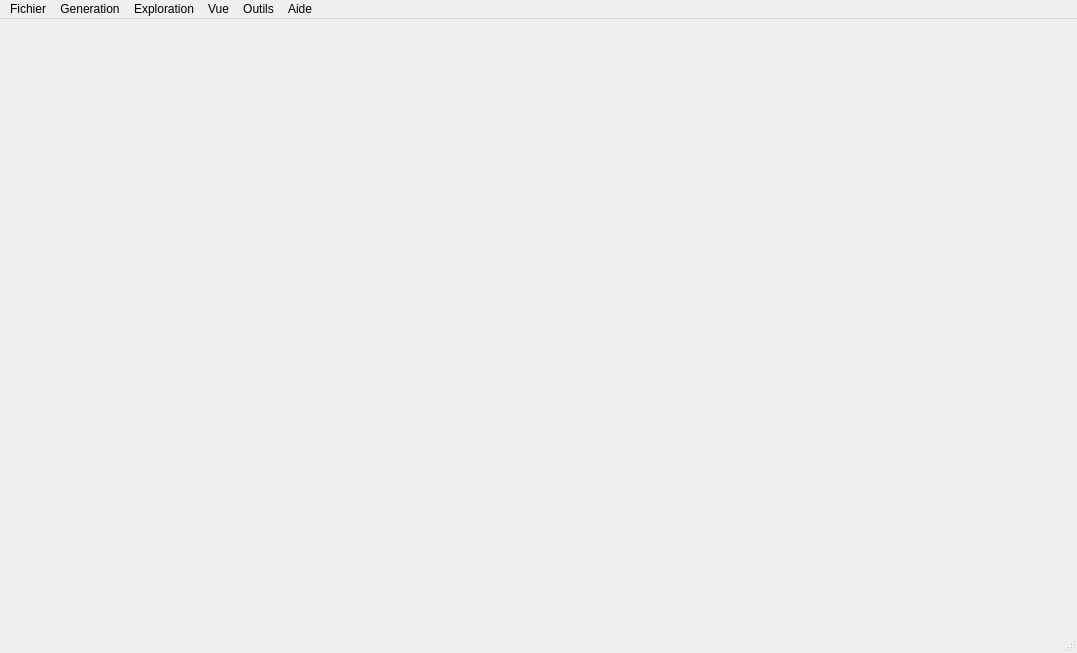
<?xml version="1.0" encoding="UTF-8"?>
<ui version="4.0">
 <class>MainWindow</class>
 <widget class="QMainWindow" name="MainWindow">
  <property name="geometry">
   <rect>
    <x>0</x>
    <y>0</y>
    <width>1077</width>
    <height>653</height>
   </rect>
  </property>
  <property name="windowTitle">
   <string>MainWindow</string>
  </property>
  <property name="styleSheet">
   <string notr="true"/>
  </property>
  <widget class="QWidget" name="centralWidget"/>
  <widget class="QMenuBar" name="menuBar">
   <property name="geometry">
    <rect>
     <x>0</x>
     <y>0</y>
     <width>1077</width>
     <height>25</height>
    </rect>
   </property>
   <widget class="QMenu" name="menuFichier">
    <property name="title">
     <string>Fichier</string>
    </property>
    <addaction name="actionNouveau_monde"/>
    <addaction name="actionOuvrir_monde"/>
    <addaction name="separator"/>
    <addaction name="actionEnregistrer_le_monde"/>
    <addaction name="separator"/>
    <addaction name="actionQuitter_2"/>
   </widget>
   <widget class="QMenu" name="menuEdition">
    <property name="title">
     <string>Generation</string>
    </property>
    <addaction name="actionGenerer"/>
    <addaction name="separator"/>
    <addaction name="actionConfigurer"/>
   </widget>
   <widget class="QMenu" name="menuAide">
    <property name="title">
     <string>Exploration</string>
    </property>
    <addaction name="separator"/>
    <addaction name="actionConfigurer_2"/>
   </widget>
   <widget class="QMenu" name="menuAide_2">
    <property name="title">
     <string>Outils</string>
    </property>
    <addaction name="actionMod_les"/>
    <addaction name="actionSkybox"/>
    <addaction name="actionTextures"/>
    <addaction name="actionParticules"/>
   </widget>
   <widget class="QMenu" name="menuAide_3">
    <property name="title">
     <string>Aide</string>
    </property>
    <addaction name="actionAide_en_ligne"/>
   </widget>
   <widget class="QMenu" name="menuVue">
    <property name="title">
     <string>Vue</string>
    </property>
    <addaction name="actionZones"/>
    <addaction name="actionExploration"/>
   </widget>
   <addaction name="menuFichier"/>
   <addaction name="menuEdition"/>
   <addaction name="menuAide"/>
   <addaction name="menuVue"/>
   <addaction name="menuAide_2"/>
   <addaction name="menuAide_3"/>
  </widget>
  <widget class="QStatusBar" name="statusBar"/>
  <action name="actionNouveau_monde">
   <property name="enabled">
    <bool>false</bool>
   </property>
   <property name="text">
    <string>Nouveau</string>
   </property>
  </action>
  <action name="actionOuvrir_monde">
   <property name="enabled">
    <bool>false</bool>
   </property>
   <property name="text">
    <string>Ouvrir</string>
   </property>
  </action>
  <action name="actionGenerer">
   <property name="text">
    <string>Générer</string>
   </property>
  </action>
  <action name="actionExplorer">
   <property name="text">
    <string>Explorer</string>
   </property>
  </action>
  <action name="actionMod_les">
   <property name="enabled">
    <bool>false</bool>
   </property>
   <property name="text">
    <string>Terrain</string>
   </property>
  </action>
  <action name="actionSkybox">
   <property name="enabled">
    <bool>false</bool>
   </property>
   <property name="text">
    <string>Particules</string>
   </property>
  </action>
  <action name="actionTextures">
   <property name="enabled">
    <bool>false</bool>
   </property>
   <property name="text">
    <string>Modèles</string>
   </property>
  </action>
  <action name="actionParticules">
   <property name="enabled">
    <bool>false</bool>
   </property>
   <property name="text">
    <string>Skybox</string>
   </property>
  </action>
  <action name="actionEnregistrer_le_monde">
   <property name="enabled">
    <bool>false</bool>
   </property>
   <property name="text">
    <string>Enregistrer</string>
   </property>
  </action>
  <action name="actionQuitter">
   <property name="text">
    <string>Quitter</string>
   </property>
  </action>
  <action name="actionQuitter_2">
   <property name="enabled">
    <bool>false</bool>
   </property>
   <property name="text">
    <string>Quitter</string>
   </property>
  </action>
  <action name="actionConfigurer">
   <property name="enabled">
    <bool>false</bool>
   </property>
   <property name="text">
    <string>Configurer</string>
   </property>
  </action>
  <action name="actionConfigurer_2">
   <property name="enabled">
    <bool>false</bool>
   </property>
   <property name="text">
    <string>Configurer</string>
   </property>
  </action>
  <action name="actionAide_en_ligne">
   <property name="enabled">
    <bool>false</bool>
   </property>
   <property name="text">
    <string>Aide en ligne</string>
   </property>
  </action>
  <action name="actionZones">
   <property name="text">
    <string>Zones</string>
   </property>
  </action>
  <action name="actionExploration">
   <property name="text">
    <string>Exploration</string>
   </property>
  </action>
 </widget>
 <layoutdefault spacing="6" margin="11"/>
 <resources/>
 <connections/>
</ui>
